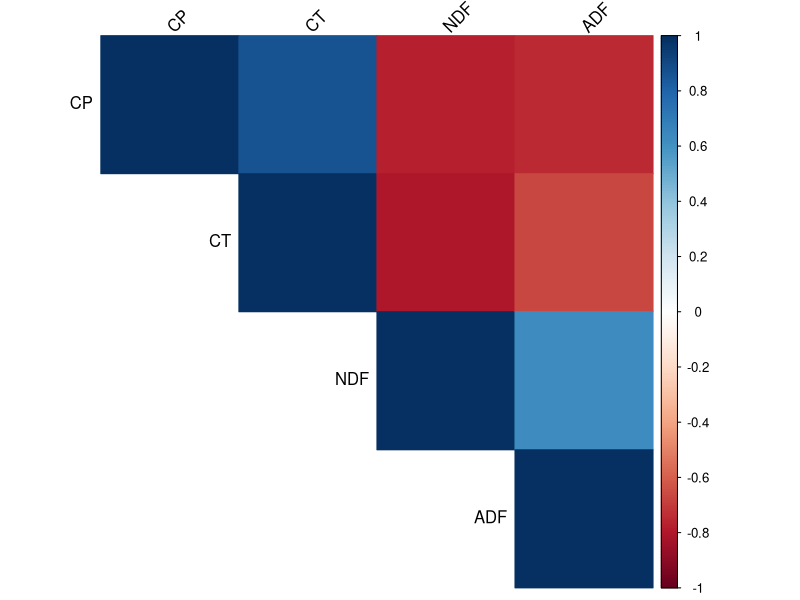

This chart was generated by the following R code:
setwd("C:/Users/mahmu/OneDrive/Desktop/core/DOKTORA-TEZ/tez-teslim/SON/R-kodlar")
getwd()
# Gerekli k??t??phaneleri y??kle
if (!require("MASS")) install.packages("MASS")
if (!require("dplyr")) install.packages("dplyr")
if (!require("tidyr")) install.packages("tidyr")
if (!require("Matrix")) install.packages("Matrix")
if (!require("psych")) install.packages("psych") # Korelasyonlar?? g??rselle??tirmek i??in

library(MASS)
library(dplyr)
library(tidyr)
library(Matrix)
library(psych)

# Set seed for reproducibility
set.seed(123)

# Verileri haz??rla
maturity_stages <- c("erken", "olgun", "gec")

# Ortalama de??erler (her evre i??in vekt??r olarak)
means <- list(
  erken = c(NDF = 46.14, ADF = 33.40, CP = 19.50, CT = 10.51),
  olgun = c(NDF = 49.27, ADF = 37.21, CP = 14.50, CT = 6.96),
  gec = c(NDF = 55.71, ADF = 40.15, CP = 13.05, CT = 4.26)
)

# SEM de??erleri
sem_values <- c(NDF = 0.448, ADF = 0.626, CP = 0.193, CT = 0.138)
n_original <- 182
sd_values <- sem_values * sqrt(n_original)

# ??stedi??iniz korelasyon de??erlerine daha yak??n bir matris olu??tural??m
#cor_matrix <- matrix(c(
  #1.00, 0.928, -0.763, -0.60,  # NDF
  #0.928, 1.00, -0.771, -0.55,  # ADF
  #-0.763, -0.771, 1.00, 0.68,  # CP
  #-0.60, -0.55, 0.68, 1.00   # CT
#), nrow = 4, byrow = TRUE)


cor_matrix <- matrix(c(
  1.00, 0.589, -0.683, -0.76,  # NDF
  0.589, 1.00, -0.801, -0.75,  # ADF
  -0.683, -0.801, 1.00, 0.70,  # CP
  -0.76, -0.75, 0.70, 1.00   # CT
), nrow = 4, byrow = TRUE)

#korelasyon de??erlerini vermeden CT'nin korelasyon tahmini de??erleri
#CT->NDF=-0.66
#CT->ADF=-0.45
#CT->CP=0.74

#LAb data CT'nin korelasyon de??erleri
#CT->NDF=-0.83
#CT->ADF=-0.79
#CT->CP=0.62

#ORTALAMA ALDIM
#CT->NDF=-0.66
#CT->ADF=-0.45
#CT->CP=0.68

# ??simleri ata
colnames(cor_matrix) <- rownames(cor_matrix) <- names(sd_values)

# Korelasyon matrisinin pozitif tan??ml?? oldu??undan emin ol
cor_matrix <- as.matrix(nearPD(cor_matrix, corr = TRUE, maxit = 500)$mat)

# D??zeltilmi?? korelasyon matrisini g??ster
print("D??zeltilmi?? Korelasyon Matrisi:")
print(cor_matrix)

# Kovaryans matrisini hesapla
cov_matrix <- diag(sd_values) %*% cor_matrix %*% diag(sd_values)

# Her b??y??me evresi i??in sentetik veri ??ret
synthetic_data <- data.frame()

for (stage in maturity_stages) {
  # ??ok de??i??kenli normal da????l??mdan ??rneklem al
  sim_values <- mvrnorm(n = 100, mu = means[[stage]], Sigma = cov_matrix)
  
  # Veriyi data frame'e d??n????t??r
  sim_df <- as.data.frame(sim_values)
  sim_df$Harvest_time <- stage
  
  
  synthetic_data <- bind_rows(synthetic_data, sim_df)
}

# Veriyi d??zenle
synthetic_data <- synthetic_data %>%
  dplyr::select(Harvest_time, dplyr::everything())

# ??lk birka?? sat??r?? g??ster
head(synthetic_data)

# Korelasyonlar?? kontrol et ve g??rselle??tir
correlation_check <- synthetic_data %>%
  dplyr::group_by(Harvest_time) %>%
  dplyr::summarize(
    Corr_NDF_ADF = cor(NDF, ADF),
    Corr_NDF_CP = cor(NDF, CP),
    Corr_NDF_CT = cor(NDF, CT),
    Corr_ADF_CP = cor(ADF, CP),
    Corr_ADF_CT = cor(ADF, CT),
    Corr_CP_CT = cor(CP, CT)
  )

print("??retilen Verideki Korelasyonlar:")
print(correlation_check)

# Korelasyon matrisini g??rselle??tirme
correlation_matrix <- synthetic_data %>%
  dplyr::select(NDF, ADF, CP, CT) %>%
  cor()

print("T??m Veri ????in Korelasyon Matrisi:")
print(correlation_matrix)

# Korelasyon matrisini g??rselle??tir
if (require(corrplot)) {
  corrplot(correlation_matrix, method = "color", type = "upper", 
           order = "hclust", tl.col = "black", tl.srt = 45)
}

# CSV'ye yazma
write.csv(synthetic_data, file = "sentetik_veri_n_X_cor.csv", row.names = FALSE)
